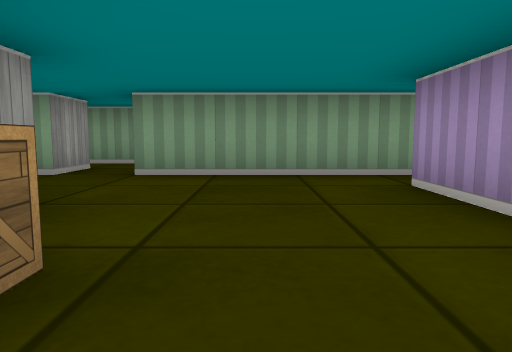
View 1 (above)

14 first-person views from a walk through a cub3D maze. The camera is about half as high as the walls, tilts 6° down and sees 70° across. The floor is counted in squares. Each view is taken from the middle of a square. On the plan, view 1 faces up. The plan holds only what a view shows up to about 9 squares ahead; the rest is blank.

View 2
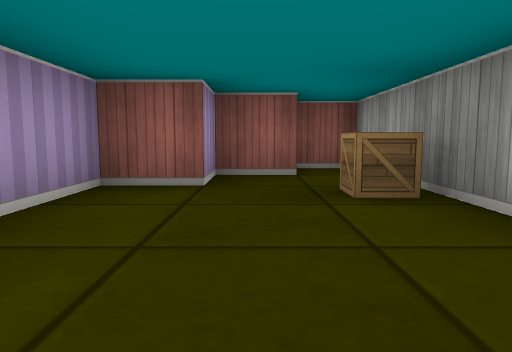

View 3
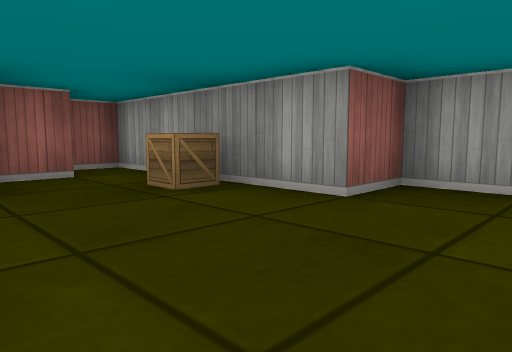

View 4
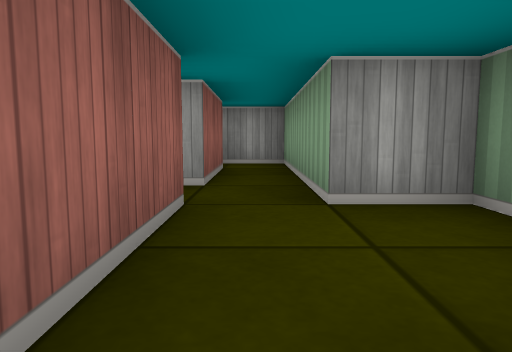

View 5
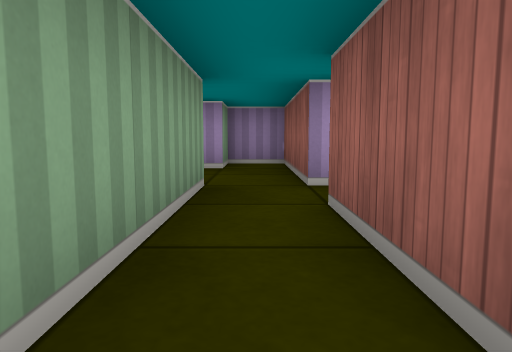

View 6
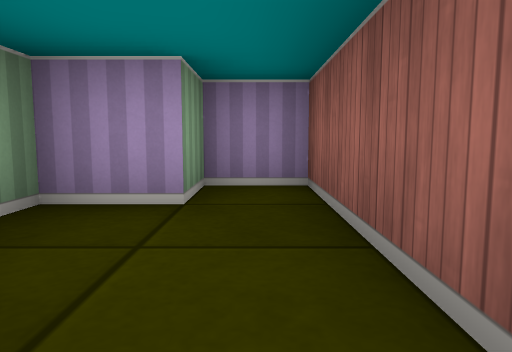

View 7
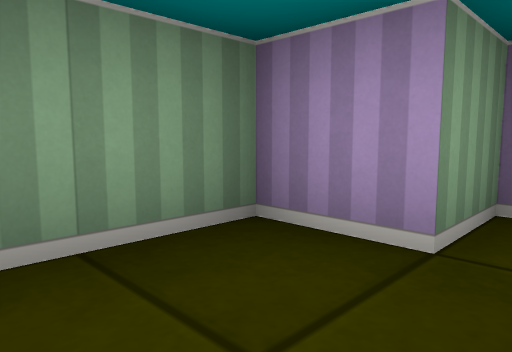

View 8
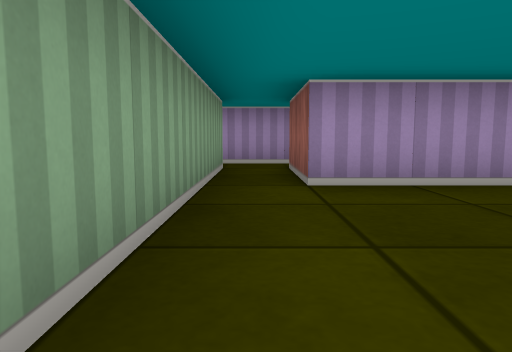

View 9
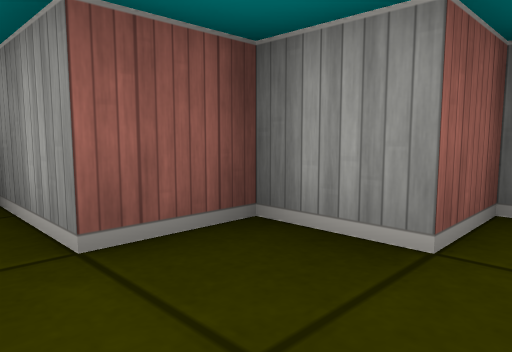

View 10
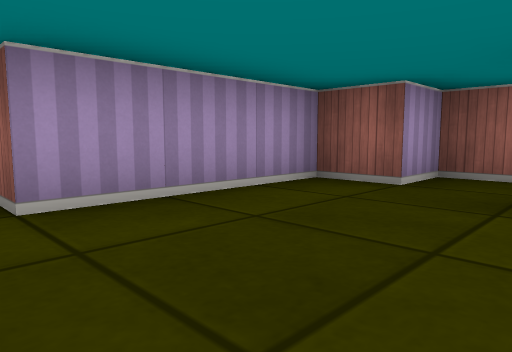

View 11
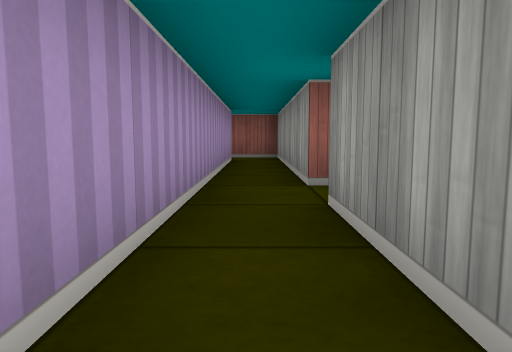

View 12
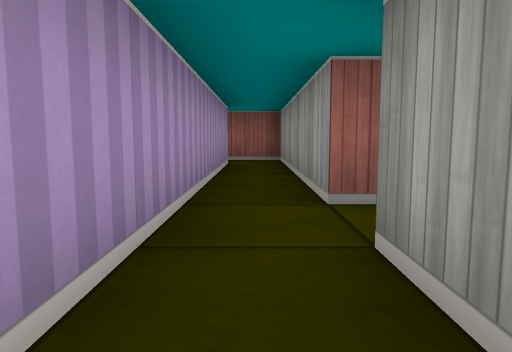

View 13
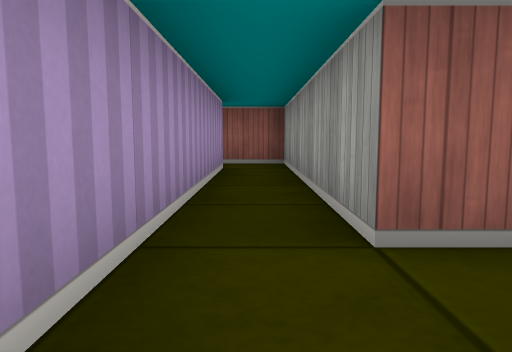

View 14
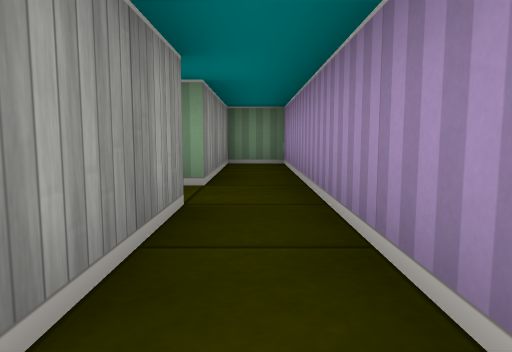

### Floor plan
Ten units are one square. View 1 is at (0, 0); x grows to the right and y downward. Boxes are objects, and circles mark ways between rooms. Rooms are numbered by the first view taken in them; rooms with no view inside come last. Other rooms are left out.
<svg viewBox="-60 -80 111 100">
<path fill="none" stroke="#000" d="M-6 5 5 5 5 -5 15 -5 15 -35M-36 -35 -25 -35 -25 -25 -15 -25 -15 15 -5 15M15 -45 -15 -45M-15 -55 15 -55 15 -65 5 -65 5 -75 -15 -75 -15 -65 -45 -65M-44 -55 -25 -55 -25 -45M-45 -65 -55 -65 -55 -54M15 -35 35 -35 35 15 46 15M45 5 45 -75 35 -75 35 -45 15 -45"/>
<rect x="-15" y="-15" width="10" height="10" fill="#bbb"><title>crate</title></rect>
<circle cx="-20" cy="-50" r="3" fill="#2a7"/>
<circle cx="25" cy="-40" r="3" fill="#2a7"/>
<circle cx="-35" cy="-60" r="3" fill="#2a7"/>
<text x="-10" y="-20">1</text>
<text x="-10" y="-60">2</text>
<text x="-50" y="-40">3</text>
<text x="40" y="-30">4</text>
</svg>
Room 1 opens to room 2. Room 1 opens to room 4. Room 2 opens to room 3.

Where each view was taken, in squares from view 1:
view 1: 0 up, 0 right, facing up
view 2: 4 up, 0 right, facing down
view 3: 4 up, 1 right, facing down-left
view 4: 6 up, 1 right, facing left
view 5: 6 up, 5 left, facing right
view 6: 6 up, 2 left, facing right
view 7: 6 up, 1 left, facing up-right
view 8: 4 up, 2 left, facing right
view 9: 4 up, 1 left, facing down-left
view 10: 4 up, 1 left, facing down-right
view 11: 7 up, 4 right, facing down
view 12: 6 up, 4 right, facing down
view 13: 5 up, 4 right, facing down
view 14: 1 up, 4 right, facing up
